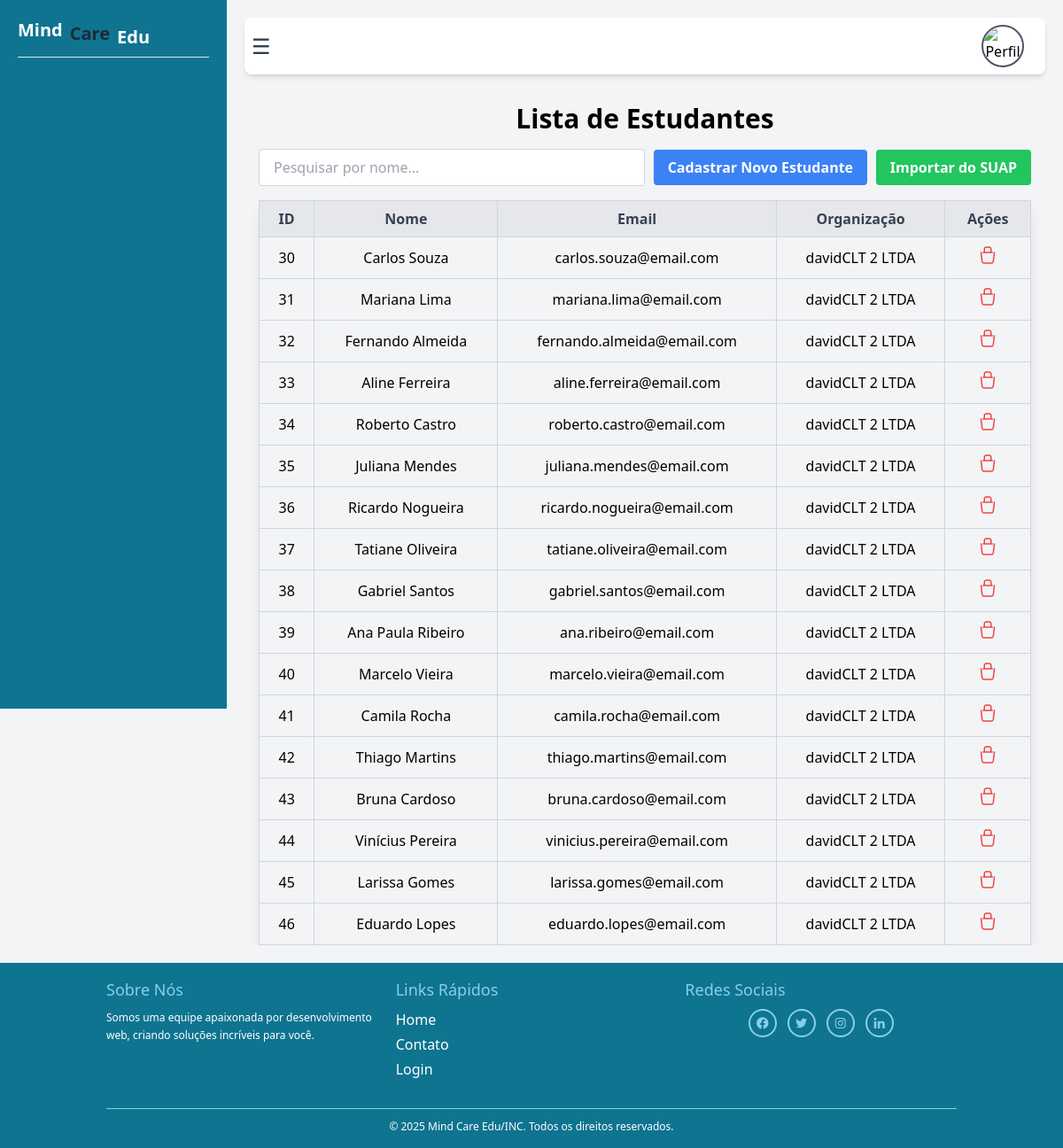
/gestao/estudantes/ (signed in), run on the app's committed database.
### gestao_estudantes/models.py (models this page shows, shortened)
class Student(models.Model):
    id = models.AutoField(primary_key=True)
    code = models.CharField(max_length=20, unique=True)
    name = models.CharField(max_length=255)
    phone = models.CharField(max_length=20)
    email = models.EmailField()
    gender = models.CharField(max_length=1, choices=[('M', 'Masculino'), ('F', 'Feminino'), ('O', 'Outro')])
    photo = models.ImageField(upload_to='photos/', null=True, blank=True)
    organization = models.ForeignKey(Organization, on_delete=models.SET_NULL, null=True, blank=False)
    active = models.BooleanField(default=True)

class Organization(models.Model):
    id = models.AutoField(primary_key=True)
    name = models.CharField(max_length=255)
    phone = models.CharField(max_length=50)
    email = models.CharField(max_length=100)
    address = models.ForeignKey(Address, on_delete=models.SET_NULL, null=True, related_name='organizations')
    active = models.BooleanField(default=True)

### gestao_estudantes/views.py (the view)
    def wrapper(request, *args, **kwargs):
        if 'user_type' not in request.session:
            return HttpResponseForbidden("Acesso negado")
        return view_func(request, *args, **kwargs)

### gestao_estudantes/context_processors.py (called while the page is built)
def user_info(request):
    if request.user.is_authenticated:
        user_type = request.session.get('user_type')
        user_id = request.session.get('user_id')
        servidor = None
        admin = None
        if user_type == 'server':
            servidor = Server.objects.filter(id=user_id).first()
        elif user_type == 'admin':
            admin = Administrador.objects.filter(id_adm=user_id).first()
        return {
            "user_type": user_type,
            "admin": admin,
            "servidor": servidor,
        }
    return {}

### gestao_estudantes/views.py (called while the page is built)
def user_required(view_func):
    def wrapper(request, *args, **kwargs):
        if 'user_type' not in request.session:
            return HttpResponseForbidden("Acesso negado")
        return view_func(request, *args, **kwargs)
    return wrapper

@login_required
@user_required
def student_list(request):
    if request.method == 'POST':
        student_id = request.POST.get('student_id')
        student = get_object_or_404(Student, id=student_id)
        student.delete()
    query = request.GET.get('q', '')
    students = Student.objects.filter(Q(name__icontains=query))
    return render(request, 'student_list.html', {'students': students})

### gestao_estudantes/templates/student_list.html (shortened to what this page needs)
{% extends 'base_generic.html' %}
{% block content %}
<h1 class="text-2xl md:text-3xl font-bold text-center my-4">Lista de Estudantes</h1>
<div class="flex flex-col md:flex-row justify-between items-center mb-4 px-4 space-y-2 md:space-y-0">
    <form method="get" class="w-full md:w-1/2">
        <input type="text" name="q" placeholder="Pesquisar por nome..."
               value="{{ request.GET.q }}"
               class="w-full border border-gray-300 rounded px-4 py-2 focus:outline-none focus:ring-2 focus:ring-blue-500">
    </form>
    <a href="{% url 'student_create' %}"
        class="bg-blue-500 hover:bg-blue-700 text-white font-bold py-2 px-4 rounded w-full md:w-auto text-center">
        Cadastrar Novo Estudante
    </a>
    <form method="post" action="{% url 'importar_suap' %}" class="inline">
        <button type="submit"
                class="bg-green-500 hover:bg-green-700 text-white font-bold py-2 px-4 rounded w-full md:w-auto text-center">
            Importar do SUAP
        </button>
    </form>
</div>
<div class="overflow-x-auto max-w-full px-4">
    <table class="w-full table-auto border-collapse border border-gray-300 shadow-lg text-sm md:text-base">
        <thead>
            <tr class="bg-gray-200 text-gray-700">
                <th class="border border-gray-300 px-4 py-2">ID</th>
                <th class="border border-gray-300 px-4 py-2">Nome</th>
                <th class="border border-gray-300 px-4 py-2">Email</th>
                <th class="border border-gray-300 px-4 py-2">Organização</th>
                <th class="border border-gray-300 px-4 py-2">Ações</th>
            </tr>
        </thead>
        <tbody>
            {% for student in students %}
            <tr class="hover:bg-gray-100 text-center">
                <td class="border border-gray-300 px-2 py-2 md:px-4">{{ student.id }}</td>
                <td class="border border-gray-300 px-2 py-2 md:px-4">{{ student.name }}</td>
                <td class="border border-gray-300 px-2 py-2 md:px-4">{{ student.email }}</td>
                <td class="border border-gray-300 px-2 py-2 md:px-4">{{ student.organization.name }}</td>
                <td class="border border-gray-300 px-2 py-2 md:px-4">
                    <form method="post" action="{% url 'student_list' %}"
                          onsubmit="return confirm('Tem certeza que deseja apagar este estudante?');">
                        <button type="submit">
                        </button>
                    </form>
                </td>
            </tr>
            {% empty %}
            <tr>
                <td colspan="5" class="border border-gray-300 px-4 py-2 text-center text-gray-500">
                    Nenhum estudante cadastrado.
                </td>
            </tr>
            {% endfor %}
        </tbody>
    </table>
</div>
{% endblock %}

### gestao_estudantes/templates/base_generic.html (shortened to what this page needs)
<!DOCTYPE html>
<html lang="en">
<head>
  <script src="https://cdn.tailwindcss.com"></script>
  <link href="https://unpkg.com/boxicons@2.1.4/css/boxicons.min.css" rel="stylesheet">
</head>
<body class="bg-gray-100 flex flex-col min-h-screen">
  <div class="flex flex-1">
    <aside id="sidebar" class="p-5 text-white bg-cyan-700">
      <h2 class="text-xl font-bold mb-0.1 flex">Mind <p class="text-xl font-bold mb-0.1 text-gray-800 px-2 py-1">Care</p><p class=" py-2">Edu</p></h2>
      <hr class="pb-10">
    </aside>
    <div id="main-content" class="p-5 flex flex-col flex-grow">
      <header class="bg-white shadow-md p-2 flex justify-between items-center rounded-lg">
        <button id="toggleSidebar" class="text-[#2C3E50] text-2xl focus:outline-none">☰</button>
        <div class="relative">
          <button id="userMenuButton" class="flex items-center space-x-4 focus:outline-none">
            <img class="w-12 h-12 rounded-full border-2 border-gray-600" src="https://github.com/dlcantanhede/imagens-mindcare/blob/main/imagens-mindcare/logo.png?raw=true" alt="Perfil">
          </button>
        </div>
      </header>
      <div id="content" class="mt-4 flex-grow">
        {% block content %}
        {% endblock %}
      </div>
    </div>
  </div>
  <footer class="bg-cyan-700 text-white py-4 px-[10%] w-full">
    <div class="flex justify-between flex-wrap gap-5 max-w-7xl mx-auto">
      <div class="flex-1 min-w-[200px] mb-3">
        <h3 class="text-lg mb-2 text-[#87CEEB]">Sobre Nós</h3>
        <p class="text-xs leading-relaxed">
          Somos uma equipe apaixonada por desenvolvimento web, criando soluções incríveis para você.
        </p>
      </div>
      <div class="flex-1 min-w-[200px] mb-3">
        <h3 class="text-lg mb-2 text-[#87CEEB]">Links Rápidos</h3>
        <ul class="list-none p-0">
          <li class="mb-1"><a href="{% url 'home_logado' %}"
              class="text-white no-underline hover:text-[#87CEEB] transition-colors duration-300">Home</a></li>
          <li class="mb-1"><a href="https://wa.me/5598984401427"
              class="text-white no-underline hover:text-[#87CEEB] transition-colors duration-300">Contato</a></li>
          <li class="mb-1"><a href="{% url 'login' %}"
              class="text-white no-underline hover:text-[#87CEEB] transition-colors duration-300">Login</a></li>
        </ul>
      </div>
      <div class="flex-1 min-w-[200px] mb-3">
        <h3 class="text-lg mb-2 text-[#87CEEB]">Redes Sociais</h3>
        <div class="flex justify-center gap-3">
          <a href="#"
            class="flex justify-center items-center w-8 h-8 bg-transparent border-2 border-[#87CEEB] rounded-full text-[#87CEEB] hover:bg-[#87CEEB] hover:text-[#2C3E50] transition-all">
            <i class='bx bxl-facebook-circle'></i>
          </a>
          <a href="#"
            class="flex justify-center items-center w-8 h-8 bg-transparent border-2 border-[#87CEEB] rounded-full text-[#87CEEB] hover:bg-[#87CEEB] hover:text-[#2C3E50] transition-all">
            <i class='bx bxl-twitter'></i>
          </a>
          <a href="#"
            class="flex justify-center items-center w-8 h-8 bg-transparent border-2 border-[#87CEEB] rounded-full text-[#87CEEB] hover:bg-[#87CEEB] hover:text-[#2C3E50] transition-all">
            <i class='bx bxl-instagram'></i>
          </a>
          <a href="#"
            class="flex justify-center items-center w-8 h-8 bg-transparent border-2 border-[#87CEEB] rounded-full text-[#87CEEB] hover:bg-[#87CEEB] hover:text-[#2C3E50] transition-all">
            <i class='bx bxl-linkedin'></i>
          </a>
        </div>
      </div>
    </div>
    <div class="mt-4 pt-3 border-t border-[#87CEEB] text-center">
      <p class="text-xs">&copy; 2025 Mind Care Edu/INC. Todos os direitos reservados.</p>
    </div>
  </footer>
</body>
</html>

### gestao_estudantes/templates/base_generic.html (style rules this page uses)
#sidebar { position: fixed; height: 100vh; top: 0; left: 0; width: 16rem; transition: transform 0.3s ease-in-out; }
#main-content { flex-grow: 1; margin-left: 16rem; transition: margin-left 0.3s ease-in-out; min-height: 100vh; display: flex; flex-direction: column; }
body { display: flex; flex-direction: column; min-height: 100vh; }
footer { margin-top: auto; }

### data on the page
Student: id "30", name "Carlos Souza", email "carlos.souza@email.com", organization.name "davidCLT 2 LTDA"
Student: id "31", name "Mariana Lima", email "mariana.lima@email.com", organization.name "davidCLT 2 LTDA"
Student: id "32", name "Fernando Almeida", email "fernando.almeida@email.com", organization.name "davidCLT 2 LTDA"
Student: id "33", name "Aline Ferreira", email "aline.ferreira@email.com", organization.name "davidCLT 2 LTDA"
Student: id "34", name "Roberto Castro", email "roberto.castro@email.com", organization.name "davidCLT 2 LTDA"
Student: id "35", name "Juliana Mendes", email "juliana.mendes@email.com", organization.name "davidCLT 2 LTDA"
Student: id "36", name "Ricardo Nogueira", email "ricardo.nogueira@email.com", organization.name "davidCLT 2 LTDA"
Student: id "37", name "Tatiane Oliveira", email "tatiane.oliveira@email.com", organization.name "davidCLT 2 LTDA"
Student: id "38", name "Gabriel Santos", email "gabriel.santos@email.com", organization.name "davidCLT 2 LTDA"
Student: id "39", name "Ana Paula Ribeiro", email "ana.ribeiro@email.com", organization.name "davidCLT 2 LTDA"
Student: id "40", name "Marcelo Vieira", email "marcelo.vieira@email.com", organization.name "davidCLT 2 LTDA"
Student: id "41", name "Camila Rocha", email "camila.rocha@email.com", organization.name "davidCLT 2 LTDA"
Student: id "42", name "Thiago Martins", email "thiago.martins@email.com", organization.name "davidCLT 2 LTDA"
Student: id "43", name "Bruna Cardoso", email "bruna.cardoso@email.com", organization.name "davidCLT 2 LTDA"
Student: id "44", name "Vinícius Pereira", email "vinicius.pereira@email.com", organization.name "davidCLT 2 LTDA"
Student: id "45", name "Larissa Gomes", email "larissa.gomes@email.com", organization.name "davidCLT 2 LTDA"
Student: id "46", name "Eduardo Lopes", email "eduardo.lopes@email.com", organization.name "davidCLT 2 LTDA"
